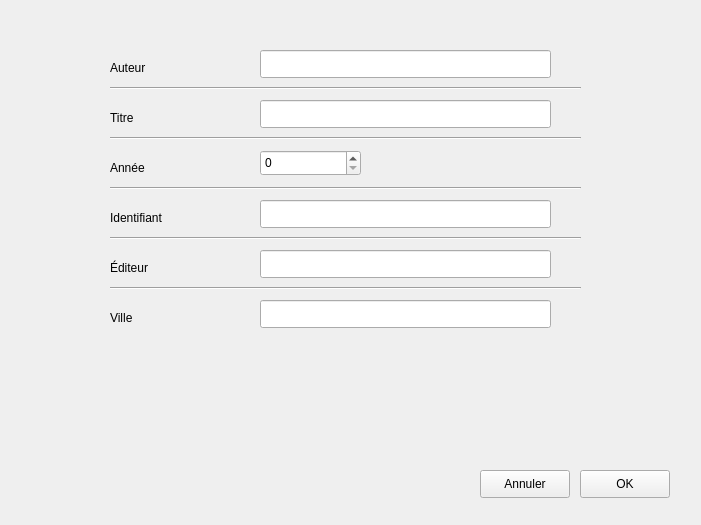
<?xml version="1.0" encoding="UTF-8"?>
<ui version="4.0">
 <class>OuvrageInterface</class>
 <widget class="QDialog" name="OuvrageInterface">
  <property name="geometry">
   <rect>
    <x>0</x>
    <y>0</y>
    <width>701</width>
    <height>525</height>
   </rect>
  </property>
  <property name="windowTitle">
   <string>OuvrageInterface</string>
  </property>
  <widget class="Line" name="line_7">
   <property name="geometry">
    <rect>
     <x>440</x>
     <y>580</y>
     <width>471</width>
     <height>16</height>
    </rect>
   </property>
   <property name="orientation">
    <enum>Qt::Horizontal</enum>
   </property>
  </widget>
  <widget class="QPushButton" name="OK">
   <property name="geometry">
    <rect>
     <x>910</x>
     <y>670</y>
     <width>90</width>
     <height>28</height>
    </rect>
   </property>
   <property name="text">
    <string>OK</string>
   </property>
  </widget>
  <widget class="QPushButton" name="Annuler">
   <property name="geometry">
    <rect>
     <x>810</x>
     <y>670</y>
     <width>90</width>
     <height>28</height>
    </rect>
   </property>
   <property name="text">
    <string>Annuler</string>
   </property>
  </widget>
  <widget class="QSpinBox" name="page">
   <property name="geometry">
    <rect>
     <x>590</x>
     <y>600</y>
     <width>101</width>
     <height>26</height>
    </rect>
   </property>
  </widget>
  <widget class="QLabel" name="pageLabel">
   <property name="geometry">
    <rect>
     <x>440</x>
     <y>610</y>
     <width>58</width>
     <height>16</height>
    </rect>
   </property>
   <property name="text">
    <string>Page</string>
   </property>
  </widget>
  <widget class="Line" name="line">
   <property name="geometry">
    <rect>
     <x>110</x>
     <y>230</y>
     <width>471</width>
     <height>16</height>
    </rect>
   </property>
   <property name="orientation">
    <enum>Qt::Horizontal</enum>
   </property>
  </widget>
  <widget class="QLineEdit" name="auteur">
   <property name="geometry">
    <rect>
     <x>260</x>
     <y>50</y>
     <width>291</width>
     <height>28</height>
    </rect>
   </property>
  </widget>
  <widget class="QPushButton" name="OK_2">
   <property name="geometry">
    <rect>
     <x>580</x>
     <y>470</y>
     <width>90</width>
     <height>28</height>
    </rect>
   </property>
   <property name="text">
    <string>OK</string>
   </property>
  </widget>
  <widget class="QLabel" name="auteurLabel">
   <property name="geometry">
    <rect>
     <x>110</x>
     <y>60</y>
     <width>58</width>
     <height>16</height>
    </rect>
   </property>
   <property name="text">
    <string>Auteur</string>
   </property>
  </widget>
  <widget class="QLabel" name="anneeLabel">
   <property name="geometry">
    <rect>
     <x>110</x>
     <y>160</y>
     <width>58</width>
     <height>16</height>
    </rect>
   </property>
   <property name="text">
    <string>Année</string>
   </property>
  </widget>
  <widget class="QLineEdit" name="titre">
   <property name="geometry">
    <rect>
     <x>260</x>
     <y>100</y>
     <width>291</width>
     <height>28</height>
    </rect>
   </property>
  </widget>
  <widget class="QLabel" name="identifiantLabel">
   <property name="geometry">
    <rect>
     <x>110</x>
     <y>210</y>
     <width>131</width>
     <height>16</height>
    </rect>
   </property>
   <property name="text">
    <string>Identifiant</string>
   </property>
  </widget>
  <widget class="QPushButton" name="Annuler_2">
   <property name="geometry">
    <rect>
     <x>480</x>
     <y>470</y>
     <width>90</width>
     <height>28</height>
    </rect>
   </property>
   <property name="text">
    <string>Annuler</string>
   </property>
  </widget>
  <widget class="QLabel" name="titreLabel">
   <property name="geometry">
    <rect>
     <x>110</x>
     <y>110</y>
     <width>58</width>
     <height>16</height>
    </rect>
   </property>
   <property name="text">
    <string>Titre</string>
   </property>
  </widget>
  <widget class="QSpinBox" name="annee">
   <property name="geometry">
    <rect>
     <x>260</x>
     <y>150</y>
     <width>101</width>
     <height>26</height>
    </rect>
   </property>
  </widget>
  <widget class="QLineEdit" name="editeur">
   <property name="geometry">
    <rect>
     <x>260</x>
     <y>250</y>
     <width>291</width>
     <height>28</height>
    </rect>
   </property>
  </widget>
  <widget class="Line" name="line_5">
   <property name="geometry">
    <rect>
     <x>110</x>
     <y>280</y>
     <width>471</width>
     <height>16</height>
    </rect>
   </property>
   <property name="orientation">
    <enum>Qt::Horizontal</enum>
   </property>
  </widget>
  <widget class="QLabel" name="editeurLabel">
   <property name="geometry">
    <rect>
     <x>110</x>
     <y>260</y>
     <width>58</width>
     <height>16</height>
    </rect>
   </property>
   <property name="text">
    <string>Éditeur</string>
   </property>
  </widget>
  <widget class="Line" name="line_2">
   <property name="geometry">
    <rect>
     <x>110</x>
     <y>180</y>
     <width>471</width>
     <height>16</height>
    </rect>
   </property>
   <property name="orientation">
    <enum>Qt::Horizontal</enum>
   </property>
  </widget>
  <widget class="Line" name="line_3">
   <property name="geometry">
    <rect>
     <x>110</x>
     <y>130</y>
     <width>471</width>
     <height>16</height>
    </rect>
   </property>
   <property name="orientation">
    <enum>Qt::Horizontal</enum>
   </property>
  </widget>
  <widget class="Line" name="line_4">
   <property name="geometry">
    <rect>
     <x>110</x>
     <y>80</y>
     <width>471</width>
     <height>16</height>
    </rect>
   </property>
   <property name="orientation">
    <enum>Qt::Horizontal</enum>
   </property>
  </widget>
  <widget class="QLineEdit" name="identifiant">
   <property name="geometry">
    <rect>
     <x>260</x>
     <y>200</y>
     <width>291</width>
     <height>28</height>
    </rect>
   </property>
   <property name="text">
    <string/>
   </property>
  </widget>
  <widget class="QLabel" name="villeLabel">
   <property name="geometry">
    <rect>
     <x>110</x>
     <y>310</y>
     <width>58</width>
     <height>16</height>
    </rect>
   </property>
   <property name="text">
    <string>Ville</string>
   </property>
  </widget>
  <widget class="QLineEdit" name="ville">
   <property name="geometry">
    <rect>
     <x>260</x>
     <y>300</y>
     <width>291</width>
     <height>28</height>
    </rect>
   </property>
  </widget>
 </widget>
 <resources/>
 <connections>
  <connection>
   <sender>Annuler_2</sender>
   <signal>clicked()</signal>
   <receiver>OuvrageInterface</receiver>
   <slot>close()</slot>
   <hints>
    <hint type="sourcelabel">
     <x>524</x>
     <y>483</y>
    </hint>
    <hint type="destinationlabel">
     <x>350</x>
     <y>262</y>
    </hint>
   </hints>
  </connection>
  <connection>
   <sender>OK_2</sender>
   <signal>clicked()</signal>
   <receiver>OuvrageInterface</receiver>
   <slot>infoValide()</slot>
   <hints>
    <hint type="sourcelabel">
     <x>624</x>
     <y>483</y>
    </hint>
    <hint type="destinationlabel">
     <x>350</x>
     <y>262</y>
    </hint>
   </hints>
  </connection>
 </connections>
 <slots>
  <slot>infoValide()</slot>
 </slots>
</ui>
